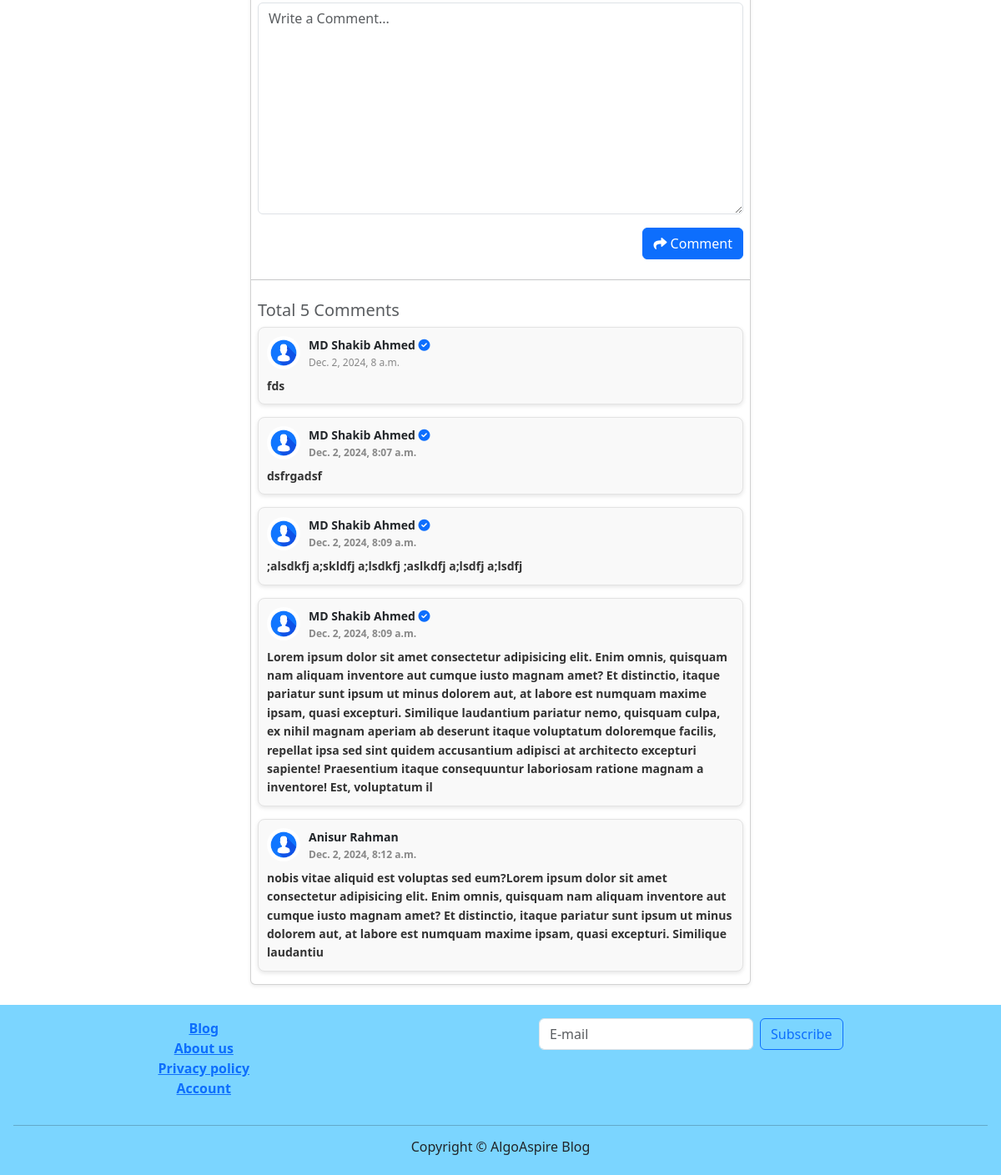
Page /post/8 (lower part) on the earlier database version.
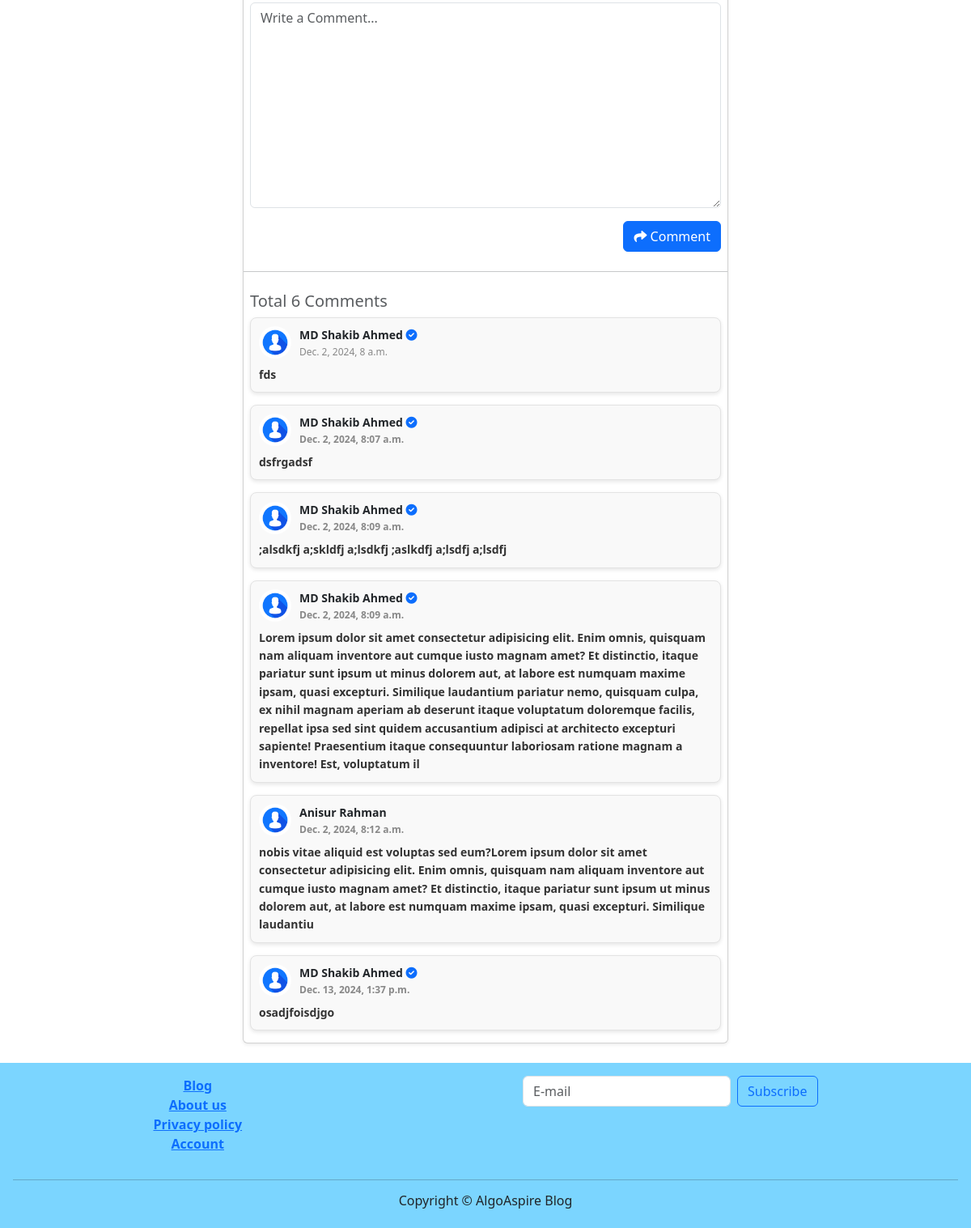
Same page on the later database version.
### post/models.py (models this page shows, shortened)
class Comment(models.Model):
    post = models.ForeignKey(Post, on_delete=models.CASCADE, related_name='comments')
    author = models.ForeignKey(User, on_delete=models.CASCADE, related_name='comment_by')
    body = models.TextField()
    created_at = models.DateTimeField(auto_now_add=True)

### post/views.py (the view)
# urls.py: path('post/<int:id>', views.SinglePostView.as_view(), name='single_post'),
class SinglePostView(DetailView):
    model = Post
    pk_url_kwarg = 'id'
    template_name = 'post/single_post.html'
    def get_context_data(self, **kwargs):
        context = super().get_context_data(**kwargs)
        post = self.object  # The current post instance
        comments = post.comments.all()
        form = forms.CommentForm()
        context['comments'] = comments
        context['form'] = form
        return context
    def post(self, request, *args, **kwargs):
        self.object = self.get_object()  # Get the current post instance
        form = forms.CommentForm(data=request.POST)
        if form.is_valid():
            new_comment = form.save(commit=False)
            new_comment.post = self.object  # Assign the current post to the comment
            new_comment.author = request.user  # Set the logged-in user as the author
            new_comment.save()
            return HttpResponseRedirect(reverse('single_post', kwargs={'id': self.object.id}))
        context = self.get_context_data(form=form)
        return self.render_to_response(context)

### post/forms.py
class CommentForm(forms.ModelForm):
    class Meta:
        model = models.Comment
        fields = ['body']
        widgets = {
            'body' : forms.Textarea(attrs={'placeholder' : 'Write a Comment...'})
        }
    def __init__(self, *args, **kwargs):
        super().__init__(*args, **kwargs)
        self.fields['body'].label = 'Add a Comment... '

### post/templates/post/single_post.html (shortened to what this page needs)
{% extends "base.html" %}
{% load crispy_forms_tags %}
{% load static %}
{% block main %}
<div class="card post-card my-4 shadow-sm">
    <form method="post" class="m-2">
        {{ form|crispy }}
        <div class="d-flex justify-content-end">
            <button class="btn btn-primary" type="submit">
                <i class="fa-solid fa-share"></i> Comment
            </button>
        </div>
    </form>
    <hr>
    <div class="all_comments">
        <h5 class="text-muted m-2">Total {{ comments|length }} Comments</h5>
        {% for comment in comments %}
        <div class="comment-card mx-2">
            <div class="comment-header">
                <img src="{% static 'default.jpg' %}" alt="Profile Picture">
                <div>
                    <div class="comment-author">
                        {{ comment.author.first_name }} {{ comment.author.last_name }}
                        {% if comment.author.is_staff %}
                            <span class="text-primary">
                                <i class="fa-solid fa-circle-check"></i>
                            </span>
                        {% endif %}
                    </div>
                    <div class="comment-date">{{ comment.created_at }}</div>
                </div> <hr>
            </div>
            <div class="comment-body"><strong>{{ comment.body }}<strong></div>
        </div>
        {% endfor %}
    </div>
</div>
{% endblock main %}

### templates/base.html (shortened to what this page needs)
{% load static %}
<!doctype html>
<html lang="en">
<head>
  <link href="https://cdn.jsdelivr.net/npm/bootstrap@5.3.3/dist/css/bootstrap.min.css" rel="stylesheet"
>
    <link href="https://cdnjs.cloudflare.com/ajax/libs/font-awesome/6.0.0-beta3/css/all.min.css" rel="stylesheet" />
</head>
<body style="padding-top: 70px;">
  <main style="min-height: 80vh;">
    {% block main %}
    {% endblock main %}
  </main>
  <footer style="background: #7bd5ff;" class="p-3">
    <div class="d-flex flex-column flex-md-row justify-content-around">
        <div class="text-center mb-3 mb-md-0">
            <ul style="list-style: none; padding: 0;">
                <li><a href="{% url 'home' %}">Blog</a></li>
                <li><a href="">About us</a></li>
                <li><a href="">Privacy policy</a></li>
                <li><a href="{% if user.is_authenticated %} {% url 'profile' user.username %} {% else %} {% url 'login' %} {% endif %}">Account</a></li>
            </ul>
        </div>
        <div>
            <form class="d-flex flex-column flex-sm-row">
                <input class="form-control me-2 mb-2 mb-sm-0" type="email" placeholder="E-mail" aria-label="Subscribe" required>
                <button class="btn btn-outline-primary" type="submit">Subscribe</button>
            </form>
        </div>
    </div>
    <hr>
    <h6 class="text-center">Copyright &#169; AlgoAspire Blog</h6>
</footer>
</body>
</html>

Differences in the rows shown:
added Comment: author.first_name "MD Shakib", author.last_name "Ahmed", created_at "Dec. 13, 2024, 1:37 p.m.", body "osadjfoisdjgo"
Other differences:
{{ comments|length }}: "5" → "6"
